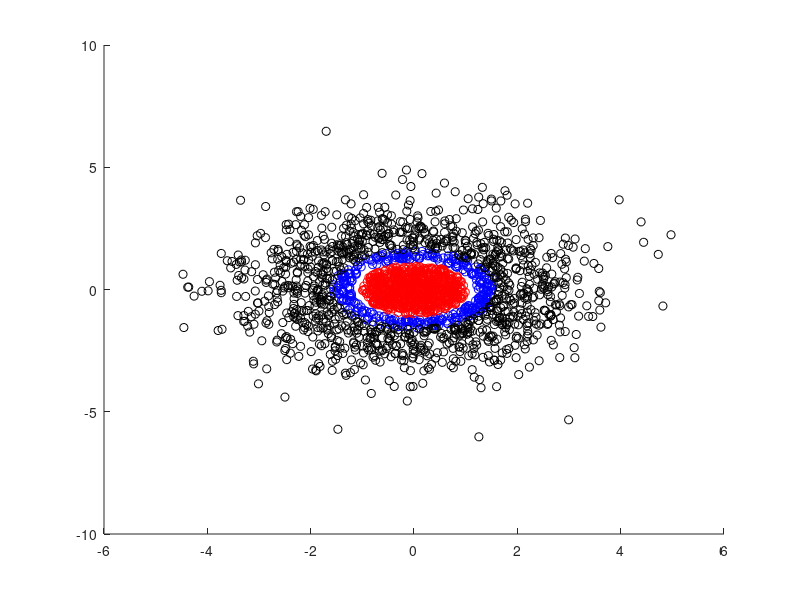

MATLAB code to generate this figure: (Note: this script raises an error after producing the figure.)
close all
clear
clc


N                        = 2000;
mX1                      = randn(2, N);
mX1(:,sum(mX1.^2) < 1.5) = [];
mX1(:,sum(mX1.^2) > 2.5) = [];

mX2                    = randn(2, N);
mX2(:,sum(mX2.^2) > 1) = [];

mX3                      = 1.5 * randn(2, N);
mX3(:,sum(mX3.^2) < 2.6) = [];

figure; hold on;
scatter(mX1(1,:), mX1(2,:), 'b');
scatter(mX2(1,:), mX2(2,:), 'r');
scatter(mX3(1,:), mX3(2,:), 'k');

M  = 200;

vC = [1 * ones(M, 1);
      2 * ones(M, 1);
      3 * ones(M, 1);
      ];
  
mData = [vC';
         mX1(:,1:M), mX2(:,1:M), mX3(:,1:M)
         ];
  
%%
[trainedLinearSvmClassifier, validationAccuracy] = trainCubicSVM(mData);

%%
v        = linspace(-4, 4, 100);
[X1, X2] = meshgrid(v, v);

mTest = [X1(:), X2(:)]';

vP = trainedLinearSvmClassifier.predictFcn(mTest);
figure; hold on;
scatter(mTest(1,:), mTest(2,:), 100, vP, 'Fill');
scatter(mX1(1,:), mX1(2,:), 'g');
scatter(mX2(1,:), mX2(2,:), 'r');
scatter(mX3(1,:), mX3(2,:), 'k');